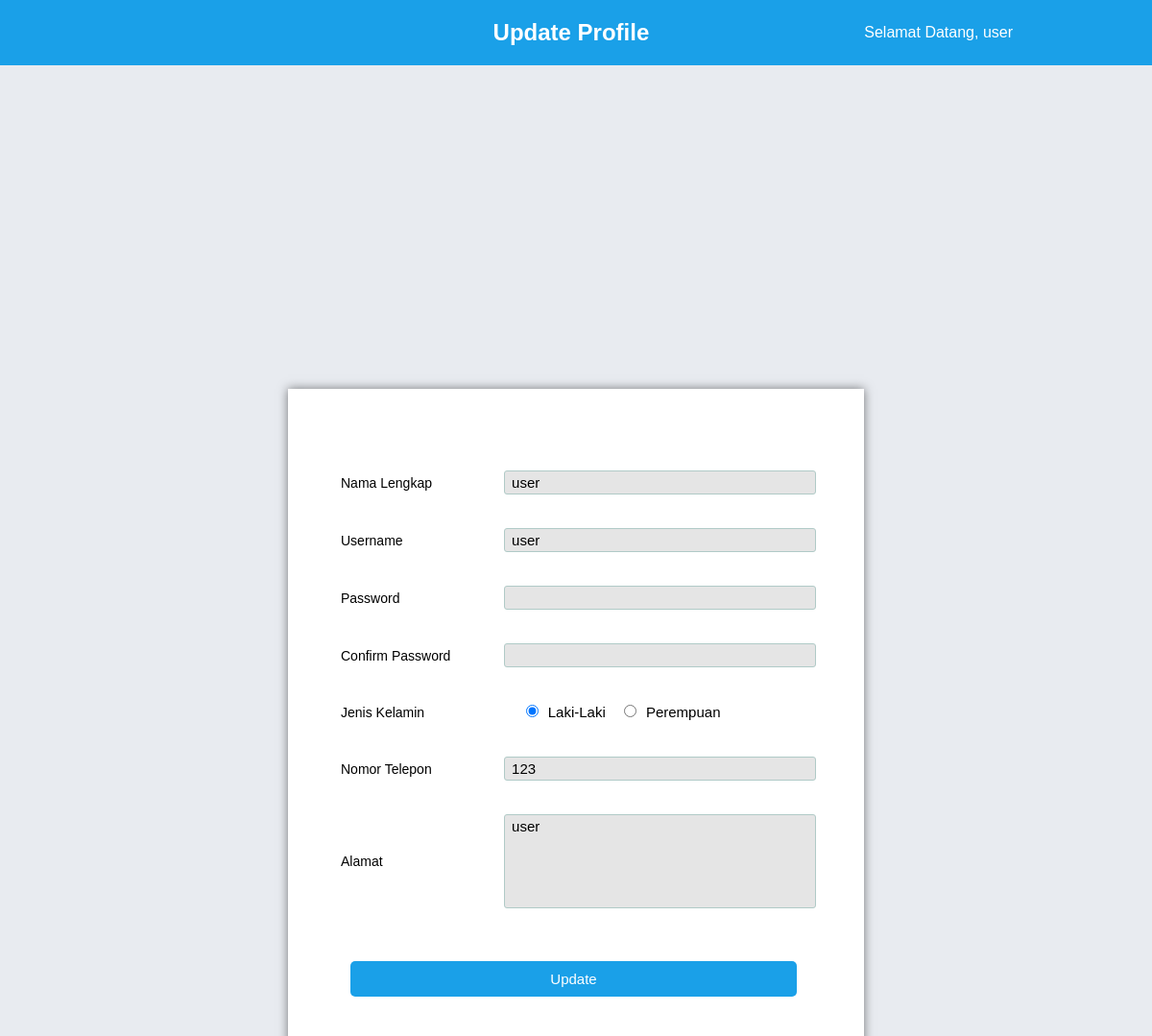
Page /php/updateProfile.php (signed in) on the committed database.
### tables this page shows
CREATE TABLE `users` (
  `id_user` int(11) NOT NULL,
  `nama_lengkap` varchar(50) NOT NULL,
  `username` varchar(50) NOT NULL,
  `password` varchar(255) NOT NULL,
  `jenis_kelamin` enum('Laki-Laki','Perempuan') NOT NULL,
  `no_telepon` varchar(50) NOT NULL,
  `alamat` varchar(75) NOT NULL
);

### php/updateProfile.php (the view, shortened to what this page needs)
<?php
require 'functions.php';
$sesi = $_SESSION["username"];
$result = mysqli_query($conn, "SELECT * FROM users WHERE id_user = $sesi");
$data = mysqli_fetch_assoc($result);
?>
<!DOCTYPE html>
<html lang="en">
<head>
    <link rel="stylesheet" type="text/css" href="../css/style_updateProfile.css">
</head>
<body>
    <header>
        <div class="container-header">
            <h2>Update Profile</h2>
            <ul>
                <li>
                    <?php
                    $user_terlogin = $_SESSION["username"];
                    $sql_user = mysqli_query($conn, "SELECT * FROM users WHERE id_user = $user_terlogin");
                    $data_user = mysqli_fetch_assoc($sql_user);
                    ?>
                    <a href="">Selamat Datang, <?php error_reporting(0);
                                                echo $data_user["username"]; ?> </a>
                </li>
            </ul>
        </div>
    </header>
    <div class="container">
        <div class="content-form">
            <form action="" method="post">
                <div class="form">
                    <div class="input_container">
                        <label>Nama Lengkap</label>
                        <input type="text" class="input" name="nama_lengkap" value="<?php echo $data["nama_lengkap"]; ?>" required>
                    </div>
                    <div class="input_container">
                        <label>Username</label>
                        <input type="text" class="input" name="username" value="<?php echo $data["username"]; ?>" required>
                    </div>
                    <div class="input_container">
                        <label>Password</label>
                        <input type="password" class="input" name="password" required>
                    </div>
                    <div class="input_container">
                        <label>Confirm Password</label>
                        <input type="password" class="input" name="password2" required>
                    </div>
                    <div class="input_container">
                        <label>Jenis Kelamin</label>
                        <div class="custom_select">
                            <input type="radio" name="jenis_kelamin" value="Laki-Laki" required <?php if ($data["jenis_kelamin"] == "Laki-Laki") {
                                                                                                    echo "checked";
                                                                                                } ?>>Laki-Laki
                            <input type="radio" name="jenis_kelamin" value="Perempuan" required <?php if ($data["jenis_kelamin"] == "Perempuan") {
                                                                                                    echo "checked";
                                                                                                } ?>>Perempuan
                        </div>
                    </div>
                    <div class="input_container">
                        <label>Nomor Telepon</label>
                        <input type="text" class="input" name="no_telepon" value="<?php echo $data["no_telepon"]; ?>" required>
                    </div>
                    <div class="input_container">
                        <label>Alamat</label>
                        <textarea type="textarea" class="textarea" name="alamat" required><?php echo $data["alamat"]; ?></textarea>
                    </div>
                    <button type="submit" name="update">Update</button>
                </div>
            </form>
        </div>
    </div>
</body>
</html>

### css/style_updateProfile.css (style rules this page uses)
* { padding: 0; margin: 0; font-family: sans-serif; }
a { color: inherit; text-decoration: none; }
body { background-color: #e8ebf0; }
.container-header { width: 80%; margin: 0 auto; }
.container-header::after { content: ""; display: block; clear: both; }
header { background-color: #1aa0e8; transition: all 0.5s; }
header h2 { float: left; padding-top: 20px; margin-left: 41%; color: #ffffff; }
header ul { float: right; }
header ul li { display: inline-block; }
header ul li a { padding: 25px; display: inline-block; color: #ffffff; }
.container { width: 500px; height: 600px; background-color: #ffffff; top: 70%; left: 50%; margin-bottom: 30px; position: absolute; padding: 50px; transform: translate(-50%, -50%); transition: all 0.5s; box-shadow: 0px 0px 10px rgba(0, 0, 0, 0.5); }
.container .form { width: 100%; }
.content-form .form .input_container { margin-top: 35px; margin-bottom: 20px; display: flex; align-items: center; }
.content-form .form .input_container label { width: 230px; margin-right: 28px; margin-left: 5px; font-size: 14px; color: #000000; }
.container .form .input_container .input, .container .form .input_container .textarea, .container .form .input_container .custom_select { width: 100%; outline: none; border: 1px solid #b0cac7; font-size: 15px; padding: 3px 7px; border-radius: 3px; background: rgba(0, 0, 0, 0.1); }
.form input { color: #000000; }
.container .form .input_container .textarea { resize: none; height: 90px; color: #000000; }
.container .form .input_container .custom_select { position: relative; width: 100%; height: 100%; border: none; background: none; }
.custom_select input { margin-left: 15px; margin-right: 10px; }
.content-form .form button { margin-top: 35px; margin-left: 15px; width: 93%; background: #1aa0e8; border: 0; padding: 10px; font-size: 15px; cursor: pointer; border-radius: 5px; color: #ffffff; }

### rows in the picture
users: username "user", nama_lengkap "user", jenis_kelamin "☑", no_telepon "123", alamat "user"
